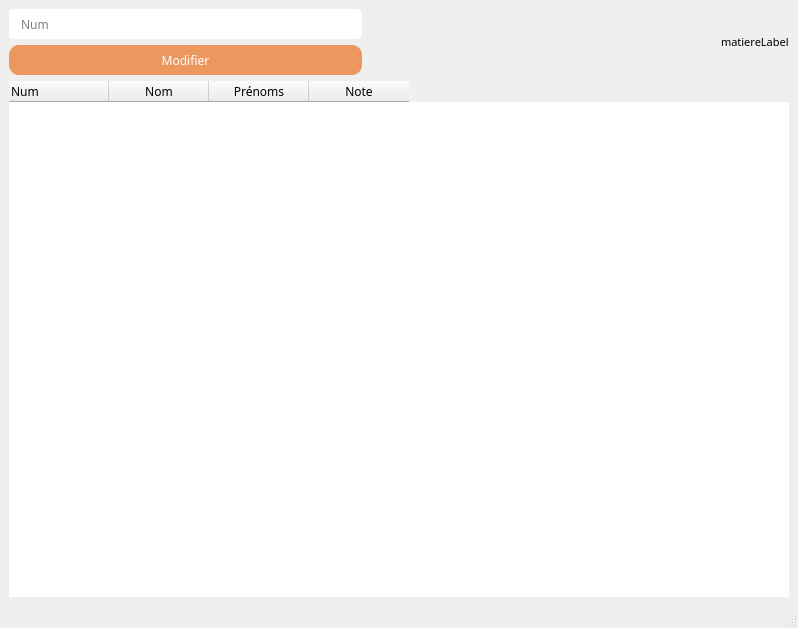
<?xml version="1.0" encoding="UTF-8"?>
<ui version="4.0">
 <class>NoteMatiere</class>
 <widget class="QMainWindow" name="NoteMatiere">
  <property name="geometry">
   <rect>
    <x>0</x>
    <y>0</y>
    <width>798</width>
    <height>628</height>
   </rect>
  </property>
  <property name="font">
   <font>
    <family>Century Gothic</family>
   </font>
  </property>
  <property name="windowTitle">
   <string>MainWindow</string>
  </property>
  <widget class="QWidget" name="centralwidget">
   <layout class="QVBoxLayout" name="verticalLayout_2">
    <item>
     <layout class="QHBoxLayout" name="horizontalLayout_2">
      <item>
       <layout class="QVBoxLayout" name="verticalLayout">
        <item>
         <widget class="QLineEdit" name="num_input">
          <property name="minimumSize">
           <size>
            <width>0</width>
            <height>30</height>
           </size>
          </property>
          <property name="font">
           <font>
            <family>Century Gothic</family>
           </font>
          </property>
          <property name="styleSheet">
           <string notr="true">QLineEdit{
border-radius: 5px;
padding-left: 10px
}</string>
          </property>
          <property name="placeholderText">
           <string>Num</string>
          </property>
         </widget>
        </item>
        <item>
         <layout class="QHBoxLayout" name="horizontalLayout">
          <item>
           <widget class="QPushButton" name="update_btn">
            <property name="minimumSize">
             <size>
              <width>0</width>
              <height>30</height>
             </size>
            </property>
            <property name="font">
             <font>
              <family>Century Gothic</family>
             </font>
            </property>
            <property name="cursor">
             <cursorShape>PointingHandCursor</cursorShape>
            </property>
            <property name="styleSheet">
             <string notr="true">QPushButton{
	background-color: rgb(236, 151, 94);
	border-radius: 10px;
	color: white;
}
QPushButton:hover{
	background-color: rgb(216, 131, 74);
}</string>
            </property>
            <property name="text">
             <string>Modifier</string>
            </property>
           </widget>
          </item>
         </layout>
        </item>
       </layout>
      </item>
      <item>
       <spacer name="horizontalSpacer">
        <property name="orientation">
         <enum>Qt::Horizontal</enum>
        </property>
        <property name="sizeType">
         <enum>QSizePolicy::MinimumExpanding</enum>
        </property>
        <property name="sizeHint" stdset="0">
         <size>
          <width>200</width>
          <height>20</height>
         </size>
        </property>
       </spacer>
      </item>
      <item>
       <widget class="QLabel" name="matiereLabel">
        <property name="font">
         <font>
          <pointsize>8</pointsize>
         </font>
        </property>
        <property name="text">
         <string>matiereLabel</string>
        </property>
       </widget>
      </item>
     </layout>
    </item>
    <item>
     <widget class="QTableWidget" name="tableWidget">
      <property name="enabled">
       <bool>true</bool>
      </property>
      <property name="minimumSize">
       <size>
        <width>501</width>
        <height>393</height>
       </size>
      </property>
      <property name="font">
       <font>
        <family>Century Gothic</family>
       </font>
      </property>
      <property name="styleSheet">
       <string notr="true">QTableWidget{
	border-radius: 10px;
}</string>
      </property>
      <property name="sizeAdjustPolicy">
       <enum>QAbstractScrollArea::AdjustToContentsOnFirstShow</enum>
      </property>
      <column>
       <property name="text">
        <string>Num</string>
       </property>
       <property name="textAlignment">
        <set>AlignLeading|AlignVCenter</set>
       </property>
      </column>
      <column>
       <property name="text">
        <string>Nom</string>
       </property>
      </column>
      <column>
       <property name="text">
        <string>Prénoms</string>
       </property>
      </column>
      <column>
       <property name="text">
        <string>Note</string>
       </property>
      </column>
     </widget>
    </item>
   </layout>
  </widget>
  <widget class="QMenuBar" name="menubar">
   <property name="geometry">
    <rect>
     <x>0</x>
     <y>0</y>
     <width>798</width>
     <height>26</height>
    </rect>
   </property>
  </widget>
  <widget class="QStatusBar" name="statusbar"/>
 </widget>
 <resources/>
 <connections/>
</ui>
